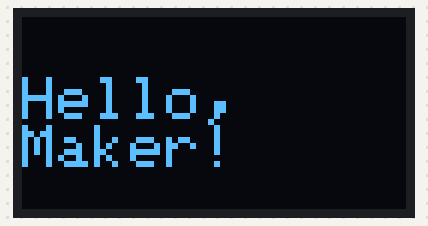
Bench run of a sketch on a simulated ESP32. On the bench: 128×64 one-colour display.

Above: at 0.1 s.

The sketch:

oled_hello_maker.ino
```cpp
#include <Arduino.h>
#include <Wire.h>
#include <Adafruit_GFX.h>
#include <Adafruit_SSD1306.h>

#define SCREEN_WIDTH 128
#define SCREEN_HEIGHT 64
#define OLED_RESET -1
#define OLED_ADDRESS 0x3C

Adafruit_SSD1306 display(SCREEN_WIDTH, SCREEN_HEIGHT, &Wire, OLED_RESET);

bool oledResponds() {
  Wire.beginTransmission(OLED_ADDRESS);
  return Wire.endTransmission() == 0; // ACK only, not controller identification.
}

void setup() {
  Serial.begin(115200);
  Wire.begin(21, 22);

  Wire.setTimeOut(50); // Per bus operation, not a whole-sketch deadline.
  if (!oledResponds()) {
    Serial.println("No I2C ACK at OLED_ADDRESS; check power, bus and address, then reset");
    while (true) delay(1000);
  }
  if (!display.begin(SSD1306_SWITCHCAPVCC, OLED_ADDRESS, true, false)) {
    Serial.println("SSD1306 buffer/init failed; this is not a presence test");
    while (true) delay(1000);
  }
  display.clearDisplay();
  display.setTextSize(2);
  display.setTextColor(SSD1306_WHITE);
  display.setCursor(0, 20);
  display.println("Hello,");
  display.println("Maker!");
  display.display();
}

void loop() {
}
```
